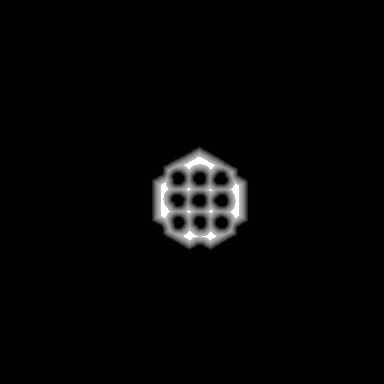

The Python source for this figure:
from PIL import Image
import matplotlib.pyplot as plt


def read_text_file(file_path):
    """Read data from the text file."""
    data = []
    with open(file_path, 'r') as file:
        for line in file:
            row = [int(value) for value in line.strip().split('\t')]
            data.append(row)
    return data


def create_image(data, output_image_path):
    """Create an image from the data with inverted colors and save it."""
    height = len(data)
    width = len(data[0])

    # Create a new image with L mode (8-bit pixels, black and white)
    img = Image.new('L', (width, height))

    # Invert the pixel values
    inverted_pixels = [255 - value for row in data for value in row]
    img.putdata(inverted_pixels)

    # Save the image
    img.save(output_image_path)


def draw_points(x, y, image_path, output_image_path):
    """Draw points on an image and save it."""
    img = Image.open(image_path)

    # Create a scatter plot of points on the image
    plt.imshow(img, cmap='gray')  # Display the image as a background
    plt.scatter(x, y, color='red', marker='o', s=1)
    plt.axis('equal')  # Equal scaling to maintain aspect ratio
    plt.savefig(output_image_path)
    plt.close()


if __name__ == "__main__":
    # Replace 'out3.txt' and 'output_image.png' with your file paths
    input_file_path = 'out4.txt'
    output_image_path = 'costmap.png'

    # Read data from the text file
    data = read_text_file(input_file_path)

    # Create an image from the data and save it
    create_image(data, output_image_path)

    # Replace the lists 'x' and 'y' with your coordinates
    # Provided data
    data = [
        (214, 159), (213, 160), (213, 161), (212, 162), (212, 163), (211, 164), (211, 165),
        (211, 166), (210, 167), (210, 168), (209, 169), (209, 170), (209, 171), (208, 172),
        (208, 173), (207, 174), (207, 175), (206, 176), (206, 177), (206, 178), (205, 179),
        (205, 180), (204, 181), (204, 182), (203, 182), (203, 183), (202, 184), (201, 185),
        (201, 186), (200, 186), (200, 187), (199, 187), (199, 188), (198, 188), (198, 189),
        (197, 190), (196, 191), (196, 192), (195, 192), (195, 193), (195, 194), (194, 195),
        (194, 196), (193, 197), (193, 198), (193, 199), (192, 200), (192, 201), (192, 202),
        (192, 203), (192, 204), (191, 205), (191, 206), (191, 207), (191, 208), (190, 209),
        (190, 210), (190, 211), (189, 213), (189, 214), (189, 215), (189, 216), (188, 217),
        (188, 218), (187, 219), (187, 220), (187, 221), (187, 222), (186, 223), (186, 224),
        (186, 225), (185, 226), (185, 227), (185, 228), (184, 229), (184, 230), (184, 231),
        (183, 232), (183, 233), (183, 234), (182, 235), (182, 236), (182, 237), (181, 238),
        (181, 239), (181, 240),
    ]

    # Separate into X and Y lists
    x_values = [x for x, y in data]
    y_values = [y for x, y in data]

    # Display the results
    print("X values:", x_values)
    print("Y values:", y_values)

    # Draw points on the image and save it
    draw_points(x_values, y_values, output_image_path, 'output_combined.png')

    print(f"Image created and saved to {output_image_path}")
